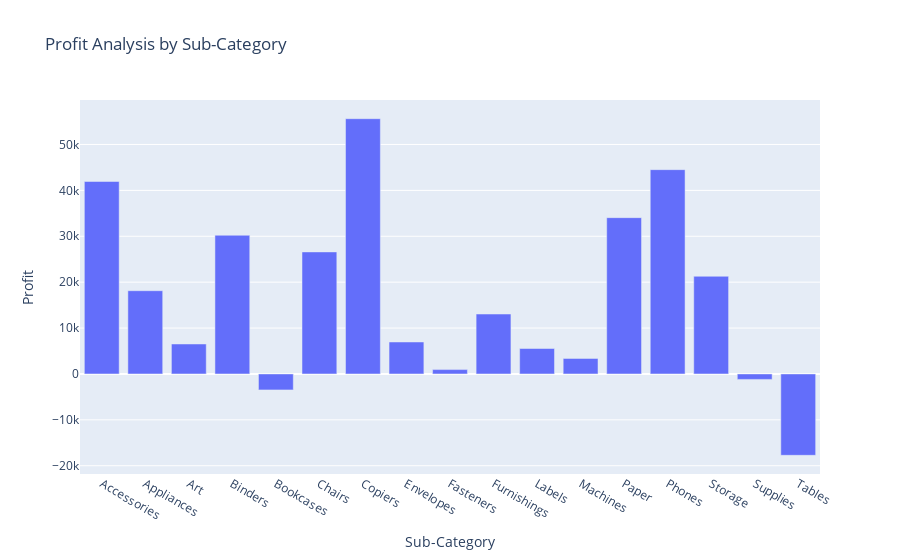

Notebook code for this chart:
### Markdown cell above
profit analysis by sub category

### Code cell
profit_by_subcategory = data.groupby('Sub-Category')['Profit'].sum().reset_index()
fig = px.bar(profit_by_subcategory, x='Sub-Category', 
             y='Profit', 
             title='Profit Analysis by Sub-Category')
fig.show()

### Figure 1 — Plotly figure (JSON) as saved in the notebook; plotly's stock layout.template omitted (floating-point values rounded to 4 significant figures)
{"data": [{"hovertemplate": "Sub-Category=%{x}<br>Profit=%{y}<extra></extra>", "legendgroup": "", "marker": {"color": "#636efa", "pattern": {"shape": ""}}, "name": "", "orientation": "v", "showlegend": false, "textposition": "auto", "type": "bar", "x": ["Accessories", "Appliances", "Art", "Binders", "Bookcases", "Chairs", "Copiers", "Envelopes", "Fasteners", "Furnishings", "Labels", "Machines", "Paper", "Phones", "Storage", "Supplies", "Tables"], "xaxis": "x", "y": [41940.0, 18140.0, 6528.0, 30220.0, -3473.0, 26590.0, 55620.0, 6964.0, 949.5, 13060.0, 5546.0, 3385.0, 34050.0, 44520.0, 21280.0, -1189.0, -17730.0], "yaxis": "y"}], "layout": {"barmode": "relative", "legend": {"tracegroupgap": 0}, "title": {"text": "Profit Analysis by Sub-Category"}, "xaxis": {"anchor": "y", "domain": [0, 1], "title": {"text": "Sub-Category"}}, "yaxis": {"anchor": "x", "domain": [0, 1], "title": {"text": "Profit"}}}}
